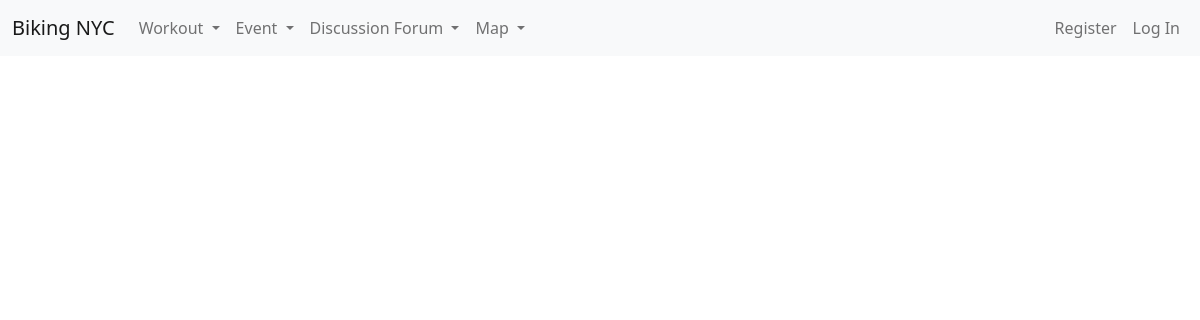
The app's page /workout_history/2/, older data.
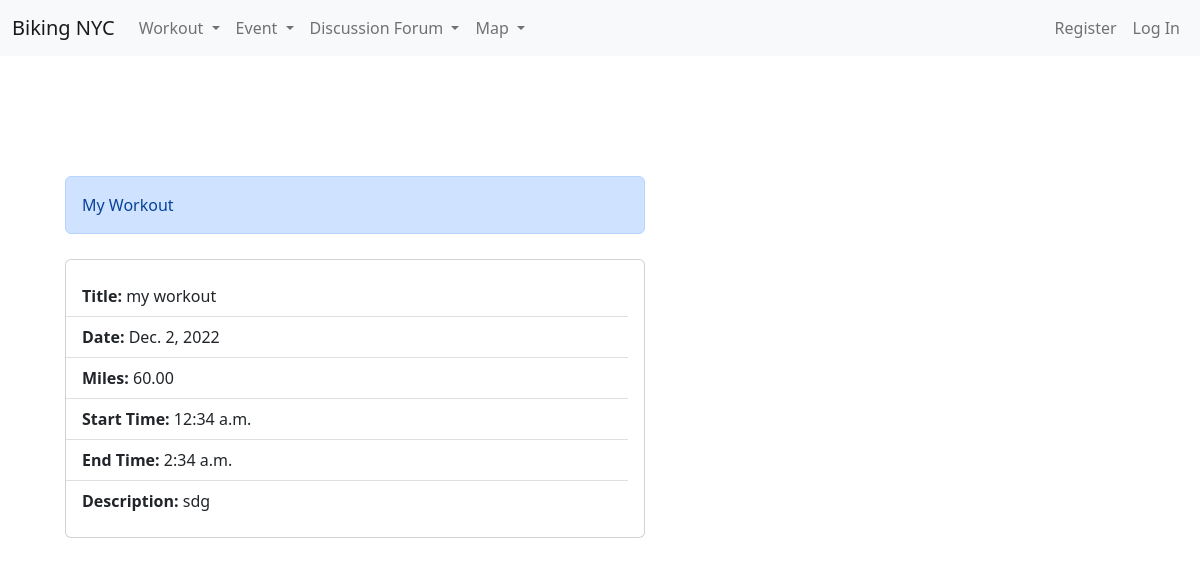
The same page, newer data.
### bikingapp/models.py (models this page shows, shortened)
class Workout(models.Model):
    title = models.CharField(max_length=50)
    miles = models.DecimalField(max_digits=5, decimal_places=2)
    date = models.DateField(default=timezone.now)
    time_start = models.TimeField(default=timezone.now)
    time_end = models.TimeField(default=timezone.now)
    date_created = models.DateTimeField(default=timezone.now)
    description = models.CharField(max_length=500, null=True)
    created_by = models.CharField(max_length=100, default="user")

### bikingapp/views.py (the view)
# urls.py: path("workout_history/<int:id1>/", views.view_workout),
def view_workout(request, id1):
    obj = models.Workout.objects.filter(id=id1).order_by("id")
    context = {"obj1": obj}
    return render(request, "workout/view_workout.html", context)

### bikingapp/templates/workout/view_workout.html (shortened to what this page needs)
<!DOCTYPE html>
<html lang="en">
  <head>
    <link
      href="https://cdn.jsdelivr.net/npm/bootstrap@5.2.2/dist/css/bootstrap.min.css"
      rel="stylesheet"
    />
    <link
      rel="stylesheet"
      href="https://cdn.jsdelivr.net/npm/bootstrap-icons@1.9.1/font/bootstrap-icons.css"
    />
  </head>
  <body>
    {% extends 'base.html' %} {% block content %}
    <div style="margin-top: 120px">
      <div class="col">
        {% for obj in obj1 %}
        <div
          class="alert alert-primary col-lg-6"
          role="alert"
          style="margin-left: 25px; text-transform: capitalize"
        >
          {{obj.title}}
        </div>
        <div class="card col-lg-6" style="margin: 25px">
          <ul class="list-group list-group-flush card-body">
            <li class="list-group-item"><b>Title:</b> {{obj.title}}</li>
            <li class="list-group-item"><b>Date:</b> {{obj.date}}</li>
            <li class="list-group-item"><b>Miles:</b> {{obj.miles}}</li>
            <li class="list-group-item"><b>Start Time:</b> {{obj.time_start}}</li>
            <li class="list-group-item"><b>End Time:</b> {{obj.time_end}}</li>
            <li class="list-group-item"><b>Description:</b> {{obj.description}}</li>
          </ul>
        </div>
        {% endfor %}
      </div>
    </div>
    {% endblock content %}

Row changes from the older to the newer data that the page shows:
added Workout: title "My Workout", title "my workout", date "Dec. 2, 2022", miles "60.00", time_start "12:34 a.m.", time_end "2:34 a.m.", description "sdg"
